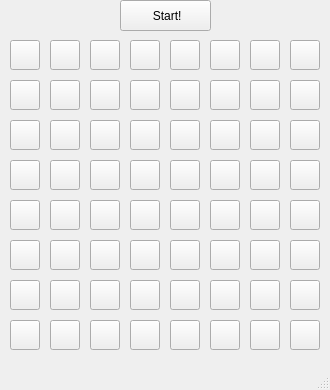
<?xml version="1.0" encoding="UTF-8"?>
<ui version="4.0">
 <class>MainWindow</class>
 <widget class="QMainWindow" name="MainWindow">
  <property name="geometry">
   <rect>
    <x>0</x>
    <y>0</y>
    <width>330</width>
    <height>390</height>
   </rect>
  </property>
  <property name="windowTitle">
   <string>MainWindow</string>
  </property>
  <widget class="QWidget" name="centralwidget">
   <widget class="QPushButton" name="start_btn">
    <property name="geometry">
     <rect>
      <x>120</x>
      <y>0</y>
      <width>91</width>
      <height>31</height>
     </rect>
    </property>
    <property name="text">
     <string> Start!</string>
    </property>
   </widget>
   <widget class="QPushButton" name="b_1_1">
    <property name="geometry">
     <rect>
      <x>10</x>
      <y>40</y>
      <width>30</width>
      <height>30</height>
     </rect>
    </property>
    <property name="text">
     <string/>
    </property>
    <attribute name="buttonGroup">
     <string notr="true">buttonGroup</string>
    </attribute>
   </widget>
   <widget class="QPushButton" name="b_1_2">
    <property name="geometry">
     <rect>
      <x>50</x>
      <y>40</y>
      <width>30</width>
      <height>30</height>
     </rect>
    </property>
    <property name="text">
     <string/>
    </property>
    <attribute name="buttonGroup">
     <string notr="true">buttonGroup</string>
    </attribute>
   </widget>
   <widget class="QPushButton" name="b_1_3">
    <property name="geometry">
     <rect>
      <x>90</x>
      <y>40</y>
      <width>30</width>
      <height>30</height>
     </rect>
    </property>
    <property name="text">
     <string/>
    </property>
    <attribute name="buttonGroup">
     <string notr="true">buttonGroup</string>
    </attribute>
   </widget>
   <widget class="QPushButton" name="b_1_4">
    <property name="geometry">
     <rect>
      <x>130</x>
      <y>40</y>
      <width>30</width>
      <height>30</height>
     </rect>
    </property>
    <property name="text">
     <string/>
    </property>
    <attribute name="buttonGroup">
     <string notr="true">buttonGroup</string>
    </attribute>
   </widget>
   <widget class="QPushButton" name="b_2_1">
    <property name="geometry">
     <rect>
      <x>10</x>
      <y>80</y>
      <width>30</width>
      <height>30</height>
     </rect>
    </property>
    <property name="text">
     <string/>
    </property>
    <attribute name="buttonGroup">
     <string notr="true">buttonGroup</string>
    </attribute>
   </widget>
   <widget class="QPushButton" name="pushButton_9">
    <property name="geometry">
     <rect>
      <x>130</x>
      <y>120</y>
      <width>30</width>
      <height>30</height>
     </rect>
    </property>
    <property name="text">
     <string/>
    </property>
    <attribute name="buttonGroup">
     <string notr="true">buttonGroup</string>
    </attribute>
   </widget>
   <widget class="QPushButton" name="pushButton_10">
    <property name="geometry">
     <rect>
      <x>90</x>
      <y>120</y>
      <width>30</width>
      <height>30</height>
     </rect>
    </property>
    <property name="text">
     <string/>
    </property>
    <attribute name="buttonGroup">
     <string notr="true">buttonGroup</string>
    </attribute>
   </widget>
   <widget class="QPushButton" name="b_3_1">
    <property name="geometry">
     <rect>
      <x>10</x>
      <y>120</y>
      <width>30</width>
      <height>30</height>
     </rect>
    </property>
    <property name="text">
     <string/>
    </property>
    <attribute name="buttonGroup">
     <string notr="true">buttonGroup</string>
    </attribute>
   </widget>
   <widget class="QPushButton" name="pushButton_12">
    <property name="geometry">
     <rect>
      <x>50</x>
      <y>120</y>
      <width>30</width>
      <height>30</height>
     </rect>
    </property>
    <property name="text">
     <string/>
    </property>
    <attribute name="buttonGroup">
     <string notr="true">buttonGroup</string>
    </attribute>
   </widget>
   <widget class="QPushButton" name="pushButton_13">
    <property name="geometry">
     <rect>
      <x>130</x>
      <y>160</y>
      <width>30</width>
      <height>30</height>
     </rect>
    </property>
    <property name="text">
     <string/>
    </property>
    <attribute name="buttonGroup">
     <string notr="true">buttonGroup</string>
    </attribute>
   </widget>
   <widget class="QPushButton" name="pushButton_14">
    <property name="geometry">
     <rect>
      <x>90</x>
      <y>160</y>
      <width>30</width>
      <height>30</height>
     </rect>
    </property>
    <property name="text">
     <string/>
    </property>
    <attribute name="buttonGroup">
     <string notr="true">buttonGroup</string>
    </attribute>
   </widget>
   <widget class="QPushButton" name="pushButton_15">
    <property name="geometry">
     <rect>
      <x>10</x>
      <y>160</y>
      <width>30</width>
      <height>30</height>
     </rect>
    </property>
    <property name="text">
     <string/>
    </property>
    <attribute name="buttonGroup">
     <string notr="true">buttonGroup</string>
    </attribute>
   </widget>
   <widget class="QPushButton" name="pushButton_16">
    <property name="geometry">
     <rect>
      <x>50</x>
      <y>160</y>
      <width>30</width>
      <height>30</height>
     </rect>
    </property>
    <property name="text">
     <string/>
    </property>
    <attribute name="buttonGroup">
     <string notr="true">buttonGroup</string>
    </attribute>
   </widget>
   <widget class="QPushButton" name="pushButton_17">
    <property name="geometry">
     <rect>
      <x>290</x>
      <y>160</y>
      <width>30</width>
      <height>30</height>
     </rect>
    </property>
    <property name="text">
     <string/>
    </property>
    <attribute name="buttonGroup">
     <string notr="true">buttonGroup</string>
    </attribute>
   </widget>
   <widget class="QPushButton" name="pushButton_18">
    <property name="geometry">
     <rect>
      <x>210</x>
      <y>160</y>
      <width>30</width>
      <height>30</height>
     </rect>
    </property>
    <property name="text">
     <string/>
    </property>
    <attribute name="buttonGroup">
     <string notr="true">buttonGroup</string>
    </attribute>
   </widget>
   <widget class="QPushButton" name="b_1_8">
    <property name="geometry">
     <rect>
      <x>290</x>
      <y>40</y>
      <width>30</width>
      <height>30</height>
     </rect>
    </property>
    <property name="text">
     <string/>
    </property>
    <attribute name="buttonGroup">
     <string notr="true">buttonGroup</string>
    </attribute>
   </widget>
   <widget class="QPushButton" name="pushButton_20">
    <property name="geometry">
     <rect>
      <x>250</x>
      <y>120</y>
      <width>30</width>
      <height>30</height>
     </rect>
    </property>
    <property name="text">
     <string/>
    </property>
    <attribute name="buttonGroup">
     <string notr="true">buttonGroup</string>
    </attribute>
   </widget>
   <widget class="QPushButton" name="b_1_7">
    <property name="geometry">
     <rect>
      <x>250</x>
      <y>40</y>
      <width>30</width>
      <height>30</height>
     </rect>
    </property>
    <property name="text">
     <string/>
    </property>
    <attribute name="buttonGroup">
     <string notr="true">buttonGroup</string>
    </attribute>
   </widget>
   <widget class="QPushButton" name="b_1_5">
    <property name="geometry">
     <rect>
      <x>170</x>
      <y>40</y>
      <width>30</width>
      <height>30</height>
     </rect>
    </property>
    <property name="text">
     <string/>
    </property>
    <attribute name="buttonGroup">
     <string notr="true">buttonGroup</string>
    </attribute>
   </widget>
   <widget class="QPushButton" name="b_1_6">
    <property name="geometry">
     <rect>
      <x>210</x>
      <y>40</y>
      <width>30</width>
      <height>30</height>
     </rect>
    </property>
    <property name="text">
     <string/>
    </property>
    <attribute name="buttonGroup">
     <string notr="true">buttonGroup</string>
    </attribute>
   </widget>
   <widget class="QPushButton" name="pushButton_28">
    <property name="geometry">
     <rect>
      <x>290</x>
      <y>120</y>
      <width>30</width>
      <height>30</height>
     </rect>
    </property>
    <property name="text">
     <string/>
    </property>
    <attribute name="buttonGroup">
     <string notr="true">buttonGroup</string>
    </attribute>
   </widget>
   <widget class="QPushButton" name="pushButton_29">
    <property name="geometry">
     <rect>
      <x>210</x>
      <y>120</y>
      <width>30</width>
      <height>30</height>
     </rect>
    </property>
    <property name="text">
     <string/>
    </property>
    <attribute name="buttonGroup">
     <string notr="true">buttonGroup</string>
    </attribute>
   </widget>
   <widget class="QPushButton" name="pushButton_30">
    <property name="geometry">
     <rect>
      <x>170</x>
      <y>120</y>
      <width>30</width>
      <height>30</height>
     </rect>
    </property>
    <property name="text">
     <string/>
    </property>
    <attribute name="buttonGroup">
     <string notr="true">buttonGroup</string>
    </attribute>
   </widget>
   <widget class="QPushButton" name="pushButton_31">
    <property name="geometry">
     <rect>
      <x>250</x>
      <y>160</y>
      <width>30</width>
      <height>30</height>
     </rect>
    </property>
    <property name="text">
     <string/>
    </property>
    <attribute name="buttonGroup">
     <string notr="true">buttonGroup</string>
    </attribute>
   </widget>
   <widget class="QPushButton" name="pushButton_32">
    <property name="geometry">
     <rect>
      <x>170</x>
      <y>160</y>
      <width>30</width>
      <height>30</height>
     </rect>
    </property>
    <property name="text">
     <string/>
    </property>
    <attribute name="buttonGroup">
     <string notr="true">buttonGroup</string>
    </attribute>
   </widget>
   <widget class="QPushButton" name="pushButton_33">
    <property name="geometry">
     <rect>
      <x>290</x>
      <y>320</y>
      <width>30</width>
      <height>30</height>
     </rect>
    </property>
    <property name="text">
     <string/>
    </property>
    <attribute name="buttonGroup">
     <string notr="true">buttonGroup</string>
    </attribute>
   </widget>
   <widget class="QPushButton" name="pushButton_34">
    <property name="geometry">
     <rect>
      <x>210</x>
      <y>320</y>
      <width>30</width>
      <height>30</height>
     </rect>
    </property>
    <property name="text">
     <string/>
    </property>
    <attribute name="buttonGroup">
     <string notr="true">buttonGroup</string>
    </attribute>
   </widget>
   <widget class="QPushButton" name="pushButton_35">
    <property name="geometry">
     <rect>
      <x>290</x>
      <y>200</y>
      <width>30</width>
      <height>30</height>
     </rect>
    </property>
    <property name="text">
     <string/>
    </property>
    <attribute name="buttonGroup">
     <string notr="true">buttonGroup</string>
    </attribute>
   </widget>
   <widget class="QPushButton" name="pushButton_36">
    <property name="geometry">
     <rect>
      <x>250</x>
      <y>280</y>
      <width>30</width>
      <height>30</height>
     </rect>
    </property>
    <property name="text">
     <string/>
    </property>
    <attribute name="buttonGroup">
     <string notr="true">buttonGroup</string>
    </attribute>
   </widget>
   <widget class="QPushButton" name="pushButton_37">
    <property name="geometry">
     <rect>
      <x>250</x>
      <y>200</y>
      <width>30</width>
      <height>30</height>
     </rect>
    </property>
    <property name="text">
     <string/>
    </property>
    <attribute name="buttonGroup">
     <string notr="true">buttonGroup</string>
    </attribute>
   </widget>
   <widget class="QPushButton" name="pushButton_38">
    <property name="geometry">
     <rect>
      <x>250</x>
      <y>240</y>
      <width>30</width>
      <height>30</height>
     </rect>
    </property>
    <property name="text">
     <string/>
    </property>
    <attribute name="buttonGroup">
     <string notr="true">buttonGroup</string>
    </attribute>
   </widget>
   <widget class="QPushButton" name="pushButton_39">
    <property name="geometry">
     <rect>
      <x>170</x>
      <y>200</y>
      <width>30</width>
      <height>30</height>
     </rect>
    </property>
    <property name="text">
     <string/>
    </property>
    <attribute name="buttonGroup">
     <string notr="true">buttonGroup</string>
    </attribute>
   </widget>
   <widget class="QPushButton" name="pushButton_40">
    <property name="geometry">
     <rect>
      <x>210</x>
      <y>200</y>
      <width>30</width>
      <height>30</height>
     </rect>
    </property>
    <property name="text">
     <string/>
    </property>
    <attribute name="buttonGroup">
     <string notr="true">buttonGroup</string>
    </attribute>
   </widget>
   <widget class="QPushButton" name="pushButton_41">
    <property name="geometry">
     <rect>
      <x>170</x>
      <y>240</y>
      <width>30</width>
      <height>30</height>
     </rect>
    </property>
    <property name="text">
     <string/>
    </property>
    <attribute name="buttonGroup">
     <string notr="true">buttonGroup</string>
    </attribute>
   </widget>
   <widget class="QPushButton" name="pushButton_42">
    <property name="geometry">
     <rect>
      <x>210</x>
      <y>240</y>
      <width>30</width>
      <height>30</height>
     </rect>
    </property>
    <property name="text">
     <string/>
    </property>
    <attribute name="buttonGroup">
     <string notr="true">buttonGroup</string>
    </attribute>
   </widget>
   <widget class="QPushButton" name="pushButton_43">
    <property name="geometry">
     <rect>
      <x>290</x>
      <y>240</y>
      <width>30</width>
      <height>30</height>
     </rect>
    </property>
    <property name="text">
     <string/>
    </property>
    <attribute name="buttonGroup">
     <string notr="true">buttonGroup</string>
    </attribute>
   </widget>
   <widget class="QPushButton" name="pushButton_44">
    <property name="geometry">
     <rect>
      <x>290</x>
      <y>280</y>
      <width>30</width>
      <height>30</height>
     </rect>
    </property>
    <property name="text">
     <string/>
    </property>
    <attribute name="buttonGroup">
     <string notr="true">buttonGroup</string>
    </attribute>
   </widget>
   <widget class="QPushButton" name="pushButton_45">
    <property name="geometry">
     <rect>
      <x>210</x>
      <y>280</y>
      <width>30</width>
      <height>30</height>
     </rect>
    </property>
    <property name="text">
     <string/>
    </property>
    <attribute name="buttonGroup">
     <string notr="true">buttonGroup</string>
    </attribute>
   </widget>
   <widget class="QPushButton" name="pushButton_46">
    <property name="geometry">
     <rect>
      <x>170</x>
      <y>280</y>
      <width>30</width>
      <height>30</height>
     </rect>
    </property>
    <property name="text">
     <string/>
    </property>
    <attribute name="buttonGroup">
     <string notr="true">buttonGroup</string>
    </attribute>
   </widget>
   <widget class="QPushButton" name="pushButton_47">
    <property name="geometry">
     <rect>
      <x>250</x>
      <y>320</y>
      <width>30</width>
      <height>30</height>
     </rect>
    </property>
    <property name="text">
     <string/>
    </property>
    <attribute name="buttonGroup">
     <string notr="true">buttonGroup</string>
    </attribute>
   </widget>
   <widget class="QPushButton" name="pushButton_48">
    <property name="geometry">
     <rect>
      <x>170</x>
      <y>320</y>
      <width>30</width>
      <height>30</height>
     </rect>
    </property>
    <property name="text">
     <string/>
    </property>
    <attribute name="buttonGroup">
     <string notr="true">buttonGroup</string>
    </attribute>
   </widget>
   <widget class="QPushButton" name="pushButton_49">
    <property name="geometry">
     <rect>
      <x>130</x>
      <y>320</y>
      <width>30</width>
      <height>30</height>
     </rect>
    </property>
    <property name="text">
     <string/>
    </property>
    <attribute name="buttonGroup">
     <string notr="true">buttonGroup</string>
    </attribute>
   </widget>
   <widget class="QPushButton" name="pushButton_50">
    <property name="geometry">
     <rect>
      <x>50</x>
      <y>320</y>
      <width>30</width>
      <height>30</height>
     </rect>
    </property>
    <property name="text">
     <string/>
    </property>
    <attribute name="buttonGroup">
     <string notr="true">buttonGroup</string>
    </attribute>
   </widget>
   <widget class="QPushButton" name="pushButton_51">
    <property name="geometry">
     <rect>
      <x>130</x>
      <y>200</y>
      <width>30</width>
      <height>30</height>
     </rect>
    </property>
    <property name="text">
     <string/>
    </property>
    <attribute name="buttonGroup">
     <string notr="true">buttonGroup</string>
    </attribute>
   </widget>
   <widget class="QPushButton" name="pushButton_52">
    <property name="geometry">
     <rect>
      <x>90</x>
      <y>280</y>
      <width>30</width>
      <height>30</height>
     </rect>
    </property>
    <property name="text">
     <string/>
    </property>
    <attribute name="buttonGroup">
     <string notr="true">buttonGroup</string>
    </attribute>
   </widget>
   <widget class="QPushButton" name="pushButton_53">
    <property name="geometry">
     <rect>
      <x>90</x>
      <y>200</y>
      <width>30</width>
      <height>30</height>
     </rect>
    </property>
    <property name="text">
     <string/>
    </property>
    <attribute name="buttonGroup">
     <string notr="true">buttonGroup</string>
    </attribute>
   </widget>
   <widget class="QPushButton" name="pushButton_54">
    <property name="geometry">
     <rect>
      <x>90</x>
      <y>240</y>
      <width>30</width>
      <height>30</height>
     </rect>
    </property>
    <property name="text">
     <string/>
    </property>
    <attribute name="buttonGroup">
     <string notr="true">buttonGroup</string>
    </attribute>
   </widget>
   <widget class="QPushButton" name="pushButton_55">
    <property name="geometry">
     <rect>
      <x>10</x>
      <y>200</y>
      <width>30</width>
      <height>30</height>
     </rect>
    </property>
    <property name="text">
     <string/>
    </property>
    <attribute name="buttonGroup">
     <string notr="true">buttonGroup</string>
    </attribute>
   </widget>
   <widget class="QPushButton" name="pushButton_56">
    <property name="geometry">
     <rect>
      <x>50</x>
      <y>200</y>
      <width>30</width>
      <height>30</height>
     </rect>
    </property>
    <property name="text">
     <string/>
    </property>
    <attribute name="buttonGroup">
     <string notr="true">buttonGroup</string>
    </attribute>
   </widget>
   <widget class="QPushButton" name="pushButton_57">
    <property name="geometry">
     <rect>
      <x>10</x>
      <y>240</y>
      <width>30</width>
      <height>30</height>
     </rect>
    </property>
    <property name="text">
     <string/>
    </property>
    <attribute name="buttonGroup">
     <string notr="true">buttonGroup</string>
    </attribute>
   </widget>
   <widget class="QPushButton" name="pushButton_58">
    <property name="geometry">
     <rect>
      <x>50</x>
      <y>240</y>
      <width>30</width>
      <height>30</height>
     </rect>
    </property>
    <property name="text">
     <string/>
    </property>
    <attribute name="buttonGroup">
     <string notr="true">buttonGroup</string>
    </attribute>
   </widget>
   <widget class="QPushButton" name="pushButton_59">
    <property name="geometry">
     <rect>
      <x>130</x>
      <y>240</y>
      <width>30</width>
      <height>30</height>
     </rect>
    </property>
    <property name="text">
     <string/>
    </property>
    <attribute name="buttonGroup">
     <string notr="true">buttonGroup</string>
    </attribute>
   </widget>
   <widget class="QPushButton" name="pushButton_60">
    <property name="geometry">
     <rect>
      <x>130</x>
      <y>280</y>
      <width>30</width>
      <height>30</height>
     </rect>
    </property>
    <property name="text">
     <string/>
    </property>
    <attribute name="buttonGroup">
     <string notr="true">buttonGroup</string>
    </attribute>
   </widget>
   <widget class="QPushButton" name="pushButton_61">
    <property name="geometry">
     <rect>
      <x>50</x>
      <y>280</y>
      <width>30</width>
      <height>30</height>
     </rect>
    </property>
    <property name="text">
     <string/>
    </property>
    <attribute name="buttonGroup">
     <string notr="true">buttonGroup</string>
    </attribute>
   </widget>
   <widget class="QPushButton" name="pushButton_62">
    <property name="geometry">
     <rect>
      <x>10</x>
      <y>280</y>
      <width>30</width>
      <height>30</height>
     </rect>
    </property>
    <property name="text">
     <string/>
    </property>
    <attribute name="buttonGroup">
     <string notr="true">buttonGroup</string>
    </attribute>
   </widget>
   <widget class="QPushButton" name="pushButton_63">
    <property name="geometry">
     <rect>
      <x>90</x>
      <y>320</y>
      <width>30</width>
      <height>30</height>
     </rect>
    </property>
    <property name="text">
     <string/>
    </property>
    <attribute name="buttonGroup">
     <string notr="true">buttonGroup</string>
    </attribute>
   </widget>
   <widget class="QPushButton" name="pushButton_64">
    <property name="geometry">
     <rect>
      <x>10</x>
      <y>320</y>
      <width>30</width>
      <height>30</height>
     </rect>
    </property>
    <property name="text">
     <string/>
    </property>
    <attribute name="buttonGroup">
     <string notr="true">buttonGroup</string>
    </attribute>
   </widget>
   <widget class="QPushButton" name="b_2_2">
    <property name="geometry">
     <rect>
      <x>50</x>
      <y>80</y>
      <width>30</width>
      <height>30</height>
     </rect>
    </property>
    <property name="text">
     <string/>
    </property>
    <attribute name="buttonGroup">
     <string notr="true">buttonGroup</string>
    </attribute>
   </widget>
   <widget class="QPushButton" name="b_2_3">
    <property name="geometry">
     <rect>
      <x>90</x>
      <y>80</y>
      <width>30</width>
      <height>30</height>
     </rect>
    </property>
    <property name="text">
     <string/>
    </property>
    <attribute name="buttonGroup">
     <string notr="true">buttonGroup</string>
    </attribute>
   </widget>
   <widget class="QPushButton" name="b_2_4">
    <property name="geometry">
     <rect>
      <x>130</x>
      <y>80</y>
      <width>30</width>
      <height>30</height>
     </rect>
    </property>
    <property name="text">
     <string/>
    </property>
    <attribute name="buttonGroup">
     <string notr="true">buttonGroup</string>
    </attribute>
   </widget>
   <widget class="QPushButton" name="b_2_5">
    <property name="geometry">
     <rect>
      <x>170</x>
      <y>80</y>
      <width>30</width>
      <height>30</height>
     </rect>
    </property>
    <property name="text">
     <string/>
    </property>
    <attribute name="buttonGroup">
     <string notr="true">buttonGroup</string>
    </attribute>
   </widget>
   <widget class="QPushButton" name="b_2_6">
    <property name="geometry">
     <rect>
      <x>210</x>
      <y>80</y>
      <width>30</width>
      <height>30</height>
     </rect>
    </property>
    <property name="text">
     <string/>
    </property>
    <attribute name="buttonGroup">
     <string notr="true">buttonGroup</string>
    </attribute>
   </widget>
   <widget class="QPushButton" name="b_2_7">
    <property name="geometry">
     <rect>
      <x>250</x>
      <y>80</y>
      <width>30</width>
      <height>30</height>
     </rect>
    </property>
    <property name="text">
     <string/>
    </property>
    <attribute name="buttonGroup">
     <string notr="true">buttonGroup</string>
    </attribute>
   </widget>
   <widget class="QPushButton" name="b_2_8">
    <property name="geometry">
     <rect>
      <x>290</x>
      <y>80</y>
      <width>30</width>
      <height>30</height>
     </rect>
    </property>
    <property name="text">
     <string/>
    </property>
    <attribute name="buttonGroup">
     <string notr="true">buttonGroup</string>
    </attribute>
   </widget>
  </widget>
  <widget class="QMenuBar" name="menubar">
   <property name="geometry">
    <rect>
     <x>0</x>
     <y>0</y>
     <width>330</width>
     <height>21</height>
    </rect>
   </property>
  </widget>
  <widget class="QStatusBar" name="statusbar"/>
 </widget>
 <resources/>
 <connections/>
 <buttongroups>
  <buttongroup name="buttonGroup"/>
 </buttongroups>
</ui>
